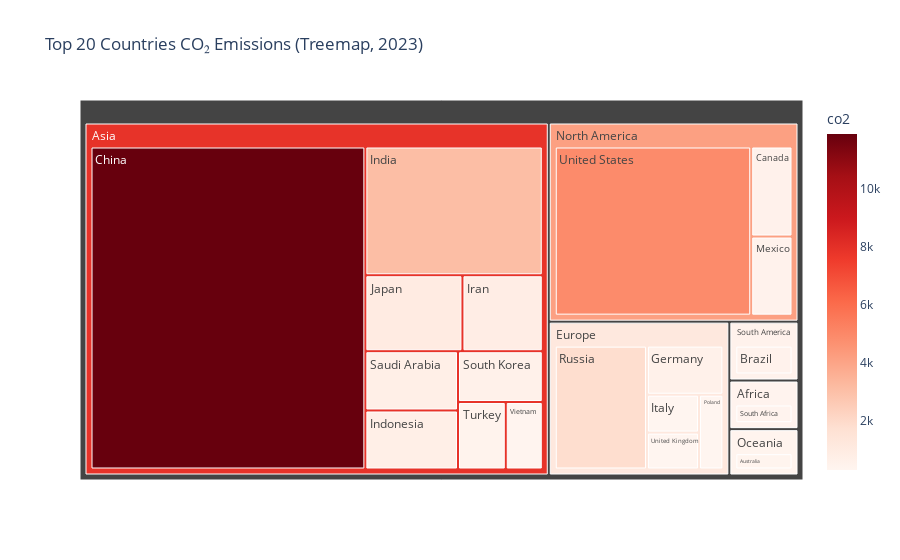

Notebook code for this chart:
### Markdown cell above
###  Treemap: Top 20 CO₂ Countries by Continent (latest year)

### Code cell
yr = latest_year
treemap_df = countries_df[countries_df["year"]==yr].copy()
treemap_df = treemap_df.dropna(subset=["co2"])
treemap_df = treemap_df.nlargest(20, "co2")
if treemap_df["continent"].notna().any():
    fig = px.treemap(treemap_df, path=["continent","country"], values="co2",
                     color="co2", color_continuous_scale="Reds",
                     title=f"Top 20 Countries CO₂ Emissions (Treemap, {yr})")
    fig.show()
else:
    print("Continent mapping insufficient for treemap.")
print("Insight: Within each continent, a few countries dominate totals.")

### Figure 1 — Plotly figure (JSON) as saved in the notebook; plotly's stock layout.template omitted (floating-point values rounded to 4 significant figures)
{"data": [{"branchvalues": "total", "customdata": [[11900.0], [4911.0], [3062.0], [1816.0], [988.8], [817.9], [736.2], [733.2], [596.2], [577.4], [549.3], [486.5], [482.6], [432.1], [401.9], [383.0], [334.7], [313.5], [305.1], [289.3], [7884.0], [4149.0], [1183.0], [486.5], [401.9], [383.0]], "domain": {"x": [0, 1], "y": [0, 1]}, "hovertemplate": "labels=%{label}<br>co2_sum=%{value}<br>parent=%{parent}<br>id=%{id}<br>co2=%{color}<extra></extra>", "ids": ["Asia/China", "North America/United States", "Asia/India", "Europe/Russia", "Asia/Japan", "Asia/Iran", "Asia/Saudi Arabia", "Asia/Indonesia", "Europe/Germany", "Asia/South Korea", "North America/Canada", "South America/Brazil", "North America/Mexico", "Asia/Turkey", "Africa/South Africa", "Oceania/Australia", "Asia/Vietnam", "Europe/Italy", "Europe/United Kingdom", "Europe/Poland", "Asia", "North America", "Europe", "South America", "Africa", "Oceania"], "labels": ["China", "United States", "India", "Russia", "Japan", "Iran", "Saudi Arabia", "Indonesia", "Germany", "South Korea", "Canada", "Brazil", "Mexico", "Turkey", "South Africa", "Australia", "Vietnam", "Italy", "United Kingdom", "Poland", "Asia", "North America", "Europe", "South America", "Africa", "Oceania"], "marker": {"coloraxis": "coloraxis", "colors": [11900.0, 4911.0, 3062.0, 1816.0, 988.8, 817.9, 736.2, 733.2, 596.2, 577.4, 549.3, 486.5, 482.6, 432.1, 401.9, 383.0, 334.7, 313.5, 305.1, 289.3, 7884.0, 4149.0, 1183.0, 486.5, 401.9, 383.0]}, "name": "", "parents": ["Asia", "North America", "Asia", "Europe", "Asia", "Asia", "Asia", "Asia", "Europe", "Asia", "North America", "South America", "North America", "Asia", "Africa", "Oceania", "Asia", "Europe", "Europe", "Europe", "", "", "", "", "", ""], "type": "treemap", "values": [11900.0, 4911.0, 3062.0, 1816.0, 988.8, 817.9, 736.2, 733.2, 596.2, 577.4, 549.3, 486.5, 482.6, 432.1, 401.9, 383.0, 334.7, 313.5, 305.1, 289.3, 19590.0, 5943.0, 3320.0, 486.5, 401.9, 383.0]}], "layout": {"coloraxis": {"colorbar": {"title": {"text": "co2"}}, "colorscale": [[0, "rgb(255,245,240)"], [0.125, "rgb(254,224,210)"], [0.25, "rgb(252,187,161)"], [0.375, "rgb(252,146,114)"], [0.5, "rgb(251,106,74)"], [0.625, "rgb(239,59,44)"], [0.75, "rgb(203,24,29)"], [0.875, "rgb(165,15,21)"], [1, "rgb(103,0,13)"]]}, "legend": {"tracegroupgap": 0}, "title": {"text": "Top 20 Countries CO₂ Emissions (Treemap, 2023)"}}}
